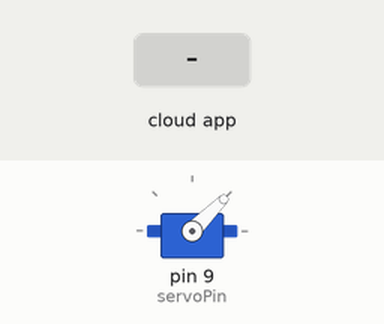
A sketch run on a simulated Arduino Uno, built with avr-gcc and run on an emulated ATmega328P. On the bench: servo. Inputs (shaded band) come from the test bench. The ROS host is connected and sends only what is stated.

Above: at 1.2 s.
1.3 s: the phone or cloud app sets angular.z to -100
Timing chart, 0 to 4.3 s (numbered marks = the images above; inputs shaded):
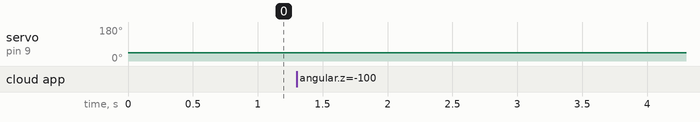

Measured:
- after the input at 1.3 s, servo on pin 9 (servoPin): 45° → 44° at once

The sketch:

ros_serial_test1.ino
```cpp
#include <ros.h>
#include <geometry_msgs/Twist.h>
#include <Servo.h>

int servoPin = 9;
int angle = 45; // servo position in degrees
Servo servo;

ros::NodeHandle  nh;

void messageCb( const geometry_msgs::Twist& control_msg){
  angle += control_msg.angular.z;
  servo.write(angle);
}

ros::Subscriber<geometry_msgs::Twist> sub("cmd_vel", &messageCb );

void setup()
{
  servo.attach(servoPin);
  servo.write(angle);
  nh.initNode();
  nh.subscribe(sub);
}

void loop()
{
  nh.spinOnce();
  delay(1);
}
```
